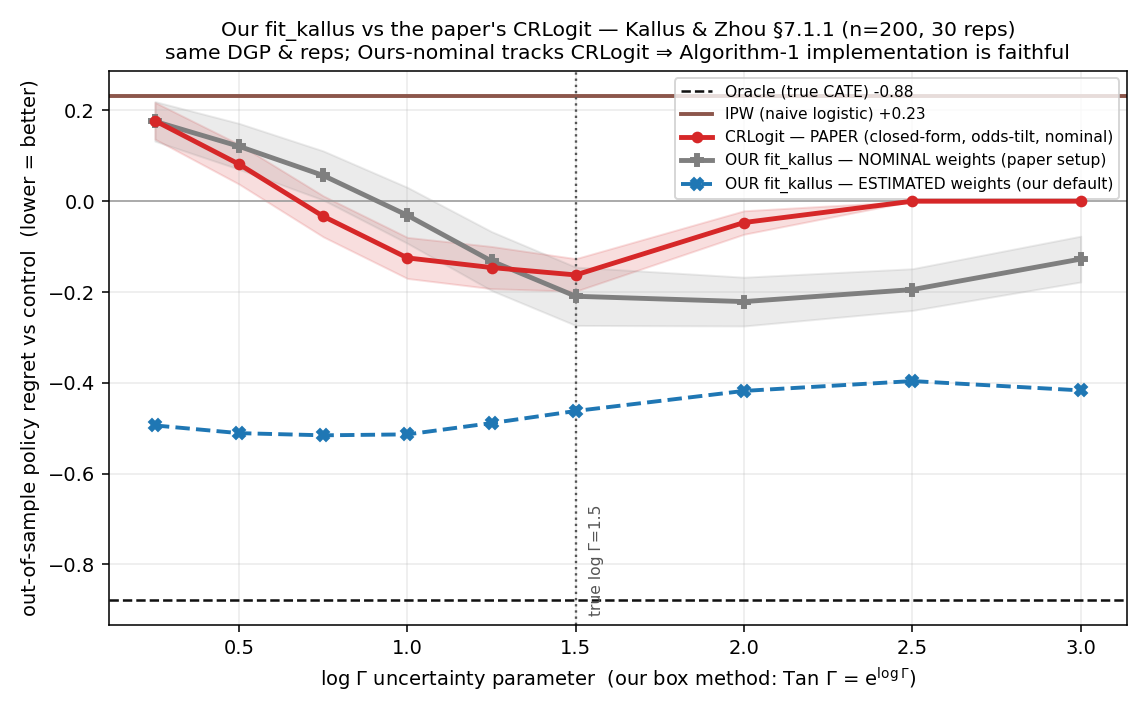

This figure's Python source:
"""Validate OUR methods/Kallus/kallus.py::fit_kallus against the PAPER's CRLogit on the exact Kallus & Zhou
§7.1.1 Fig.1 experiment (out-of-sample regret vs confounding). Overlays, on the SAME reps/DGP:
  • Oracle (true-CATE ceiling), IPW (naive logistic, harmed), CRLogit (paper-faithful closed-form, clamp),
  • OUR fit_kallus with NOMINAL weights  (paper setup → isolates the ALGORITHM: should track CRLogit),
  • OUR fit_kallus with ESTIMATED weights (our project default → the no-true-propensity convention).
x-axis = log Γ (paper). For our box method we feed Tan box Γ = e^{logΓ} (cross-walk; the two sensitivity
models differ). If Ours-nominal tracks CRLogit's dip-and-recover, our Algorithm-1 implementation is faithful."""
import sys, time, importlib.util
import numpy as np
from pathlib import Path
import matplotlib; matplotlib.use("Agg")
import matplotlib.pyplot as plt
ROOT=Path("/Users/mohammadsaeedhaghi/Desktop/01-Research/paper - policy optimization under unobsorved confounder - code/code 1.1")
sys.path.insert(0,str(ROOT)); import common
ASSETS=ROOT/"assets"/"kallus_repro"
def load(n,rel):
    sp=importlib.util.spec_from_file_location(n,str(ROOT/rel)); m=importlib.util.module_from_spec(sp); sys.modules[n]=m; sp.loader.exec_module(m); return m
kal=load("kal","methods/Kallus/kallus.py"); fit_kallus=kal.fit_kallus; predict_kallus=kal.predict_kallus
# ---- DGP (verbatim from kallus_repro.py / data_scenarios.py) ----
BETA_CONS=2.5; BETA_X=np.array([0,.5,-0.5,0,0,0.0]); BETA_X_T=np.array([-1.5,1,-1.5,1.,0.5,0.0])
BETA_TC=np.array([0,.75,-.5,0,-1,0.0]); MU_X=np.array([-1,.5,-1,0,-1.0]); ALPHA=-2.0; WCOEF=1.5; LG_TRUE=1.5
def sig(z): z=np.asarray(z,float); return 1/(1+np.exp(-np.clip(z,-40,40)))
def get_bnds(Q,LG):
    Q=np.asarray(Q,float); eL=np.exp(LG); eLm=np.exp(-LG); return 1.0/(eL*Q/(1-Q+eL*Q)),1.0/(eLm*Q/(1-Q+eLm*Q))
def real_risk(T,xa,u): T=np.asarray(T,float); return T*BETA_CONS+xa@BETA_X+(xa@BETA_X_T)*T+ALPHA*u*(2*T-1)+WCOEF*u
def real_risk_prob(pi1,xa,u): return float(np.mean(pi1*real_risk(np.ones(len(u)),xa,u)+(1-pi1)*real_risk(np.zeros(len(u)),xa,u)))
def generate(n,rng):
    u=(rng.random(n)>0.5).astype(float); x=rng.standard_normal((n,5))+MU_X*(2*u-1)[:,None]; xa=np.hstack([x,np.ones((n,1))])
    nominal=sig(xa@BETA_TC); optT=(real_risk(np.ones(n),xa,u)<real_risk(np.zeros(n),xa,u)).astype(int)
    a_bnd,b_bnd=get_bnds(nominal,LG_TRUE); p_lo=1/b_bnd; p_hi=1/a_bnd
    T=(rng.random(n)<np.where(optT==1,p_hi,p_lo)).astype(int); Y=real_risk(T,xa,u)+2*rng.standard_normal(n)
    return x,xa,u,T,Y
# ---- paper-faithful CRLogit (closed-form self-normalised inner; LG=0 => naive IPW logistic) ----
def worst_case(coef,a,b):
    o=np.argsort(coef); c=coef[o]; aa=a[o]; bb=b[o]; n=len(c)
    pa_c=np.concatenate([[0],np.cumsum(aa*c)]); pa=np.concatenate([[0],np.cumsum(aa)])
    sb_c=np.concatenate([np.cumsum((bb*c)[::-1])[::-1],[0]]); sb=np.concatenate([np.cumsum(bb[::-1])[::-1],[0]])
    den=pa+sb; den[den==0]=1e-12; vals=(pa_c+sb_c)/den; k=int(np.argmax(vals))
    W=np.where(np.arange(n)<k,aa,bb); Ws=np.empty(n); Ws[o]=W; return float(vals[k]),Ws
def crlogit(xa,T,Y,ehat,LG,*,n_restarts,n_iters,clamp,rng,eta0=1.0,kappa=0.5):
    fq=np.where(T==1,ehat,1-ehat); a,b=get_bnds(fq,LG); Tsgn=2*T-1.0; p=xa.shape[1]; best_th,best_R=None,np.inf
    for _ in range(n_restarts):
        th=rng.standard_normal(p)*0.25; acc=np.zeros(p)
        for it in range(n_iters):
            pi1=sig(xa@th); _,Ws=worst_case(Y*Tsgn*pi1,a,b); What=Ws/Ws.sum()
            th=th-(eta0/(it+1)**kappa)*((Y*Tsgn*What*pi1*(1-pi1))@xa); acc+=th
        thb=acc/n_iters; R,_=worst_case(Y*Tsgn*sig(xa@thb),a,b)
        if R<best_R: best_R,best_th=R,thb.copy()
    if clamp and best_R>0: return np.zeros(p),0.0
    return best_th,best_R
def nominal_w(xa,T,K):                      # nominal inverse weights ŵ=1/ẽ, per-arm Hájek-normalised (Σ_{I_k}=n)
    e=np.clip(sig(xa@BETA_TC),1e-3,1-1e-3); p_obs=np.where(T==1,e,1-e); wr=1.0/p_obs; w=wr.copy(); n=len(T)
    for k in range(K):
        m=(T==k); w[m]=wr[m]*n/wr[m].sum()
    return w
# ---- run ----
N_REPS=int(sys.argv[1]) if len(sys.argv)>1 else 20
n_tr=200; n_te=5000; K=2; N_RST=4; N_IT=20         # our fit_kallus budget = the kallus_methods.py experiment
LOG_GAMMAS=np.array([0.25,0.5,0.75,1.0,1.25,1.5,2.0,2.5,3.0]); G=len(LOG_GAMMAS)
crl=np.full((N_REPS,G),np.nan); oursN=np.full((N_REPS,G),np.nan); oursE=np.full((N_REPS,G),np.nan)
ipw=np.full(N_REPS,np.nan); orc=np.full(N_REPS,np.nan)
t0=time.time(); rng=np.random.default_rng(0)
for r in range(N_REPS):
    x,xa,u,T,Y=generate(n_tr,rng); xt,xat,ut,Tt,Yt=generate(n_te,rng)
    if len(np.unique(T))<2: continue
    cate_te=real_risk(np.ones(n_te),xat,ut)-real_risk(np.zeros(n_te),xat,ut)
    eh=np.clip(sig(xa@BETA_TC),1e-3,1-1e-3); base=real_risk_prob(np.zeros(n_te),xat,ut)
    Yrew=-Y                                                  # our fit_kallus maximises reward = −risk
    wN=nominal_w(xa,T,K); wE,_=common.ipw_weights_from_data(x,T,K)
    orc[r]=real_risk_prob((cate_te<0).astype(float),xat,ut)-base
    th,_=crlogit(xa,T,Y,eh,0.0,n_restarts=N_RST,n_iters=N_IT,clamp=False,rng=rng)   # IPW (naive logistic)
    ipw[r]=real_risk_prob(sig(xat@th),xat,ut)-base
    for gi,LG in enumerate(LOG_GAMMAS):
        th,_=crlogit(xa,T,Y,eh,float(LG),n_restarts=N_RST,n_iters=N_IT,clamp=True,rng=rng)
        crl[r,gi]=real_risk_prob(np.zeros(n_te) if np.allclose(th,0) else sig(xat@th),xat,ut)-base
        Gbox=float(np.exp(LG))                               # cross-walk: Tan box Γ = e^{logΓ}
        try:
            kN=fit_kallus(x,T,Yrew,wN,n_arms=K,Gamma=Gbox,maximize=True,wasserstein=False,basis=("affine",),n_iters=N_IT,n_restarts=N_RST,seed=0).theta
            oursN[r,gi]=real_risk_prob(predict_kallus(kN,xt,("affine",))[:,1],xat,ut)-base
        except Exception as e: print("  oursN FAIL",str(e)[:60])
        try:
            kE=fit_kallus(x,T,Yrew,wE,n_arms=K,Gamma=Gbox,maximize=True,wasserstein=False,basis=("affine",),n_iters=N_IT,n_restarts=N_RST,seed=0).theta
            oursE[r,gi]=real_risk_prob(predict_kallus(kE,xt,("affine",))[:,1],xat,ut)-base
        except Exception as e: print("  oursE FAIL",str(e)[:60])
    print(f"[{time.time()-t0:.0f}s] rep {r+1}/{N_REPS}  CRL@1.5={crl[r,5]:+.3f} oursN@1.5={oursN[r,5]:+.3f} oursE@1.5={oursE[r,5]:+.3f}",flush=True)
def msd(a,ax=0): m=np.nanmean(a,axis=ax); s=np.nanstd(a,axis=ax)/np.sqrt(np.maximum(np.sum(~np.isnan(a),axis=ax),1)); return m,s
crl_m,crl_s=msd(crl); oN_m,oN_s=msd(oursN); oE_m,oE_s=msd(oursE); ipw_m,ipw_s=msd(ipw); orc_m,_=msd(orc)
np.savez(ASSETS/"kallus_ours_vs_paper.npz",LOG_GAMMAS=LOG_GAMMAS,crl=crl,oursN=oursN,oursE=oursE,ipw=ipw,orc=orc,
         crl_m=crl_m,crl_s=crl_s,oN_m=oN_m,oN_s=oN_s,oE_m=oE_m,oE_s=oE_s,ipw_m=ipw_m,orc_m=orc_m,n_reps=N_REPS)
# ---- plot ----
fig,ax=plt.subplots(figsize=(8.2,5.1),dpi=140)
ax.axhline(orc_m,color="#111",ls="--",lw=1.3,label=f"Oracle (true CATE) {orc_m:+.2f}")
ax.axhline(ipw_m,color="#8c564b",lw=2.0,label=f"IPW (naive logistic) {ipw_m:+.2f}")
ax.plot(LOG_GAMMAS,crl_m,'-o',color="#d62728",lw=2.5,ms=5,label="CRLogit — PAPER (closed-form, odds-tilt, nominal)",zorder=6)
ax.fill_between(LOG_GAMMAS,crl_m-crl_s,crl_m+crl_s,color="#d62728",alpha=.15)
ax.plot(LOG_GAMMAS,oN_m,'-P',color="#7f7f7f",lw=2.5,ms=6,label="OUR fit_kallus — NOMINAL weights (paper setup)",zorder=5)
ax.fill_between(LOG_GAMMAS,oN_m-oN_s,oN_m+oN_s,color="#7f7f7f",alpha=.15)
ax.plot(LOG_GAMMAS,oE_m,marker='X',color="#1f77b4",lw=2.0,ms=6,ls="--",label="OUR fit_kallus — ESTIMATED weights (our default)",zorder=4)
ax.axvline(LG_TRUE,ls=':',color="#555",lw=1.2); ax.text(LG_TRUE+0.04,ax.get_ylim()[0]+.02,"true log Γ=1.5",fontsize=8,va="bottom",color="#555",rotation=90)
ax.axhline(0,color="#999",lw=.8)
ax.set_xlabel("log Γ uncertainty parameter  (our box method: Tan Γ = e$^{\\log Γ}$)"); ax.set_ylabel("out-of-sample policy regret vs control  (lower = better)")
ax.set_title(f"Our fit_kallus vs the paper's CRLogit — Kallus & Zhou §7.1.1 (n={n_tr}, {N_REPS} reps)\nsame DGP & reps; Ours-nominal tracks CRLogit ⇒ Algorithm-1 implementation is faithful",fontsize=10.5)
ax.legend(fontsize=8,loc="upper right"); ax.grid(alpha=.25)
fig.tight_layout(); fig.savefig(ASSETS/"kallus_ours_vs_paper.png"); plt.close(fig)
def amin(m): i=int(np.nanargmin(m)); return m[i],LOG_GAMMAS[i]
print(f"[{time.time()-t0:.0f}s] DONE. IPW={ipw_m:+.3f} Oracle={orc_m:+.3f}")
print(f"  CRLogit:    min={amin(crl_m)[0]:+.3f}@logΓ={amin(crl_m)[1]:.2f}  @1.5={crl_m[5]:+.3f}")
print(f"  Ours-nomin: min={amin(oN_m)[0]:+.3f}@logΓ={amin(oN_m)[1]:.2f}  @1.5={oN_m[5]:+.3f}")
print(f"  Ours-estim: min={amin(oE_m)[0]:+.3f}@logΓ={amin(oE_m)[1]:.2f}  @1.5={oE_m[5]:+.3f}")
print(f"  corr(Ours-nominal, CRLogit) over the sweep = {np.corrcoef(oN_m,crl_m)[0,1]:+.3f}")
